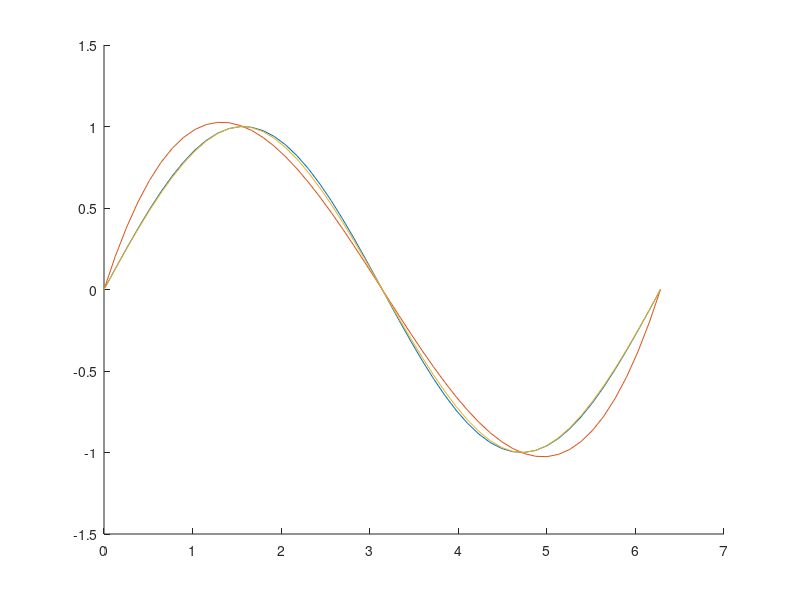

Write the MATLAB code that produced this figure.
x = [0, pi / 2, pi, (3 * pi) / 2, 2 * pi];
y = sin(x);

v1 = spline(x, y);
natural = ppval(v1, pi/4);

v2 = spline(x, [1, y, 1]);
clamped = ppval(v2, pi/4);

printf("Value of function at pi/4: %f\n", sin(pi/4));
printf("Value of cubic natural spline function at pi/4: %f\n", natural);
printf("Value of cubic clamped spline function at pi/4: %f\n", clamped);

interval = linspace(0, 2*pi, 50);
hold on;
plot(interval, sin(interval));
xx = ppval(v1, interval);
plot(interval, xx);
yy = ppval(v2, interval);
plot(interval, yy);
hold off